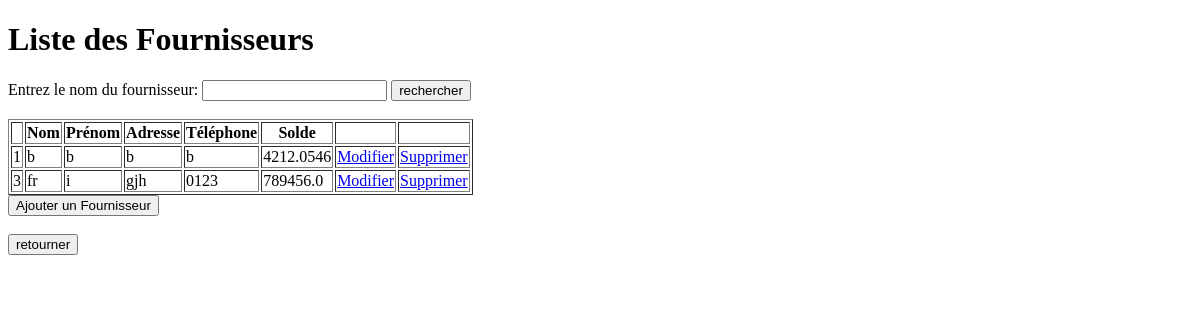
Page /fournisseur on the earlier database version.
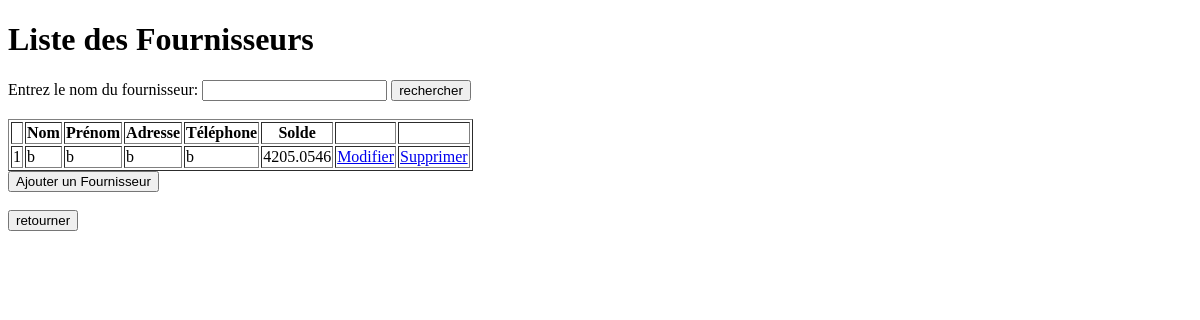
Same page on the later database version.
### app/models.py (models this page shows, shortened)
class fournisseur(models.Model):
    nomF=models.CharField(max_length=50)
    prenomF=models.CharField(max_length=50)
    adresseF=models.CharField(max_length=50)
    telephoneF=models.CharField(max_length=10)
    solde=models.FloatField(max_length=10)

### app/views.py (the view)
# urls.py: path('fournisseur',views.afficher_fournisseurs,name='liste_fournisseurs'),
def afficher_fournisseurs(request):
    if request.method == "GET":
        query = request.GET.get('recherche')
        if query:
            fournisseurs=fournisseur.objects.filter(nomF__icontains=query)
        else:
            fournisseurs=fournisseur.objects.all()
        return render(request,"magasin/fournisseur/fournisseur.html",{'fournisseurs':fournisseurs})

### app/templates/magasin/fournisseur/fournisseur.html (shortened to what this page needs)
<!DOCTYPE html>
<html lang="en">
  <head>
  </head>
  <body>
    <h1>Liste des Fournisseurs</h1>
    <form method="GET">
      <label for="search">Entrez le nom du fournisseur:</label>
      <input type="text" name="recherche" id="search" />
      <button type="submit">rechercher</button>
    </form>
    <br />
    {% if fournisseurs %}
    <table border="1px">
      <thead>
        <tr>
          <th></th>
          <th>Nom</th>
          <th>Prénom</th>
          <th>Adresse</th>
          <th>Téléphone</th>
          <th>Solde</th>
          <th></th>
          <th></th>
        </tr>
      </thead>
      {% for f in fournisseurs %}
      <tbody>
        <tr>
          <td>{{f.id}}</td>
          <td>{{f.nomF}}</td>
          <td>{{f.prenomF}}</td>
          <td>{{f.adresseF}}</td>
          <td>{{f.telephoneF}}</td>
          <td>{{f.solde}}</td>
          <td>
            <a href="{% url 'editF' f.id %}">Modifier</a>
          </td>
          <td>
            <a href="{% url 'deleteF' f.id %}">Supprimer</a>
          </td>
        </tr>
      </tbody>
      {% endfor %}
    </table>
    {% else %}
    <p>Aucun Fournisseur a afficher</p>
    {% endif %}
    <a href="fournisseur/ajouter">
      <button>Ajouter un Fournisseur</button>
    </a>
    <br />
    <br />
    <a href="magasin">
      <button>retourner</button>
    </a>
  </body>
</html>

Differences in the rows shown:
removed fournisseur: id "3", nomF "fr", prenomF "i", adresseF "gjh", telephoneF "0123", solde "789456.0"
changed fournisseur id 1: solde "4212.0546" → "4205.0546"
